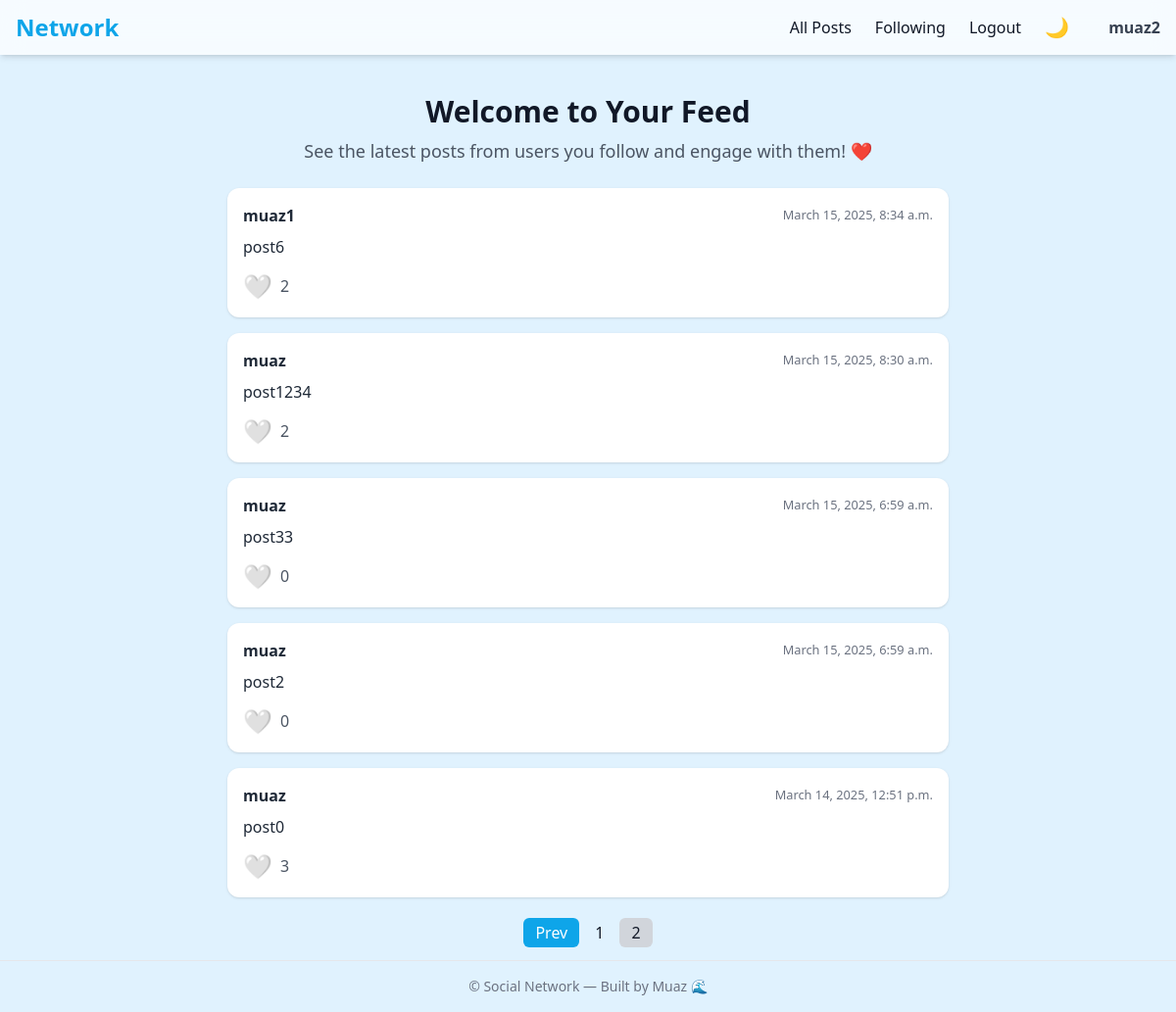
The page /following?page=2 (signed in) on the database its author committed.
### network/models.py (models this page shows)
class User(AbstractUser):
    pass

class Posts(models.Model):
    newpost=models.TextField()
    creator=models.ForeignKey(User, on_delete=models.CASCADE,related_name="Allposts")
    likes = models.IntegerField(default=0)
    liked_by=models.ManyToManyField(User,related_name="likedpost",blank=True)
    timestamp= models.DateTimeField(auto_now_add=True)

### network/views.py (the view)
# urls.py: path('following', views.following, name='following'),
def following(request):
    user = request.user
    allfollowings = user.followers.all()
    followed = [follow.following for follow in allfollowings]
    items= Posts.objects.filter(creator__in=followed).order_by('-timestamp')
    paginator=Paginator(items,10)
    page=request.GET.get('page', 1)
    query=paginator.get_page(page)
    return render(request, "network/following.html", {"query": query})

### network/templates/network/following.html (shortened to what this page needs)
{% extends "network/layout.html" %}
{% block body %}
<div class="max-w-3xl mx-auto mt-6">
    <div class="mb-6 text-center">
        <h1 class="text-3xl font-bold mb-2">Welcome to Your Feed</h1>
        <p class="text-gray-600 dark:text-gray-400 text-lg">See the latest posts from users you follow and engage with them! ❤️</p>
    </div>
    {% if query %}
        <div class="flex flex-col gap-4">
            {% for i in query %}
            <div class="bg-white dark:bg-[#1E293B] p-4 rounded-xl shadow hover:shadow-lg transition">
                <div class="flex justify-between items-center mb-2">
                    <a href="{% url 'profile' i.creator.id %}" class="font-semibold text-gray-800 dark:text-gray-100">{{ i.creator.username }}</a>
                    <small class="text-gray-500 dark:text-gray-400">{{ i.timestamp }}</small>
                </div>
                <p class="text-gray-800 dark:text-gray-200">{{ i.newpost }}</p>
                <div class="mt-3 flex items-center gap-2">
                    <button
                        class="like-button text-2xl focus:outline-none transition-colors duration-200"
                        data-post-id="{{ i.id }}"
                        {% if user in i.liked_by.all %}
                            style="color:red;"
                        {% else %}
                            style="color:white;"
                        {% endif %}
                    >
                        {% if user in i.liked_by.all %}
                            ❤️
                        {% else %}
                            🤍
                        {% endif %}
                    </button>
                    <span class="text-gray-600 dark:text-gray-400" id="likes-count-{{ i.id }}">{{ i.likes }}</span>
                </div>
            </div>
            {% endfor %}
        </div>
    {% else %}
        <p class="text-center text-gray-600 dark:text-gray-400 mt-6 text-lg">
            Your feed is currently empty. Start following users to see their posts here!
        </p>
    {% endif %}
    <div class="mt-6 flex justify-center">
        <nav>
            <ul class="flex gap-1">
                {% if query.has_previous %}
                <li><a href="?page={{ query.previous_page_number }}" class="px-3 py-1 rounded-md bg-[#0EA5E9] text-white hover:bg-[#0284C7]">Prev</a></li>
                {% endif %}
                {% for page_num in query.paginator.page_range %}
                    {% if query.number == page_num %}
                    <li><span class="px-3 py-1 rounded-md bg-gray-300 dark:bg-gray-600">{{ page_num }}</span></li>
                    {% else %}
                    <li><a href="?page={{ page_num }}" class="px-3 py-1 rounded-md hover:bg-gray-200 dark:hover:bg-gray-700">{{ page_num }}</a></li>
                    {% endif %}
                {% endfor %}
            </ul>
        </nav>
    </div>
</div>
{% endblock %}

### network/templates/network/layout.html (shortened to what this page needs)
{% load static %}
<!DOCTYPE html>
<html lang="en" class="scroll-smooth">
  <head>
    <script src="https://cdn.tailwindcss.com"></script>
  </head>
  <body
    class="bg-[#E0F2FE] dark:bg-[#0F172A] min-h-screen flex flex-col text-gray-900 dark:text-gray-100 transition-colors duration-300"
  >
    <nav
      class="bg-white/70 dark:bg-[#1E293B] backdrop-blur-md shadow-md sticky top-0 z-50 transition-colors duration-300"
    >
      <div
        class="max-w-7xl mx-auto px-4 py-3 flex justify-between items-center"
      >
        <a href="{% url 'index' %}" class="text-2xl font-bold text-[#0EA5E9]">Network</a>
        <ul class="hidden md:flex gap-6 items-center font-medium">
          <li><a href="{% url 'index' %}" class="hover:text-[#0EA5E9]">All Posts</a></li>
          {% if user.is_authenticated %}
            <li><a href="{% url 'following' %}" class="hover:text-[#0EA5E9]">Following</a></li>
            <li><a href="{% url 'logout' %}" class="hover:text-[#0EA5E9]">Logout</a></li>
          {% else %}
            <li><a href="{% url 'login' %}" class="hover:text-[#0EA5E9]">Login</a></li>
            <li><a href="{% url 'register' %}" class="hover:text-[#0EA5E9]">Register</a></li>
          {% endif %}
          <li>
            <button
              id="dark-toggle"
              class="text-xl focus:outline-none"
              aria-label="Toggle Dark Mode"
            >🌙</button>
          </li>
          {% if user.is_authenticated %}
          <li class="ml-4 text-gray-700 dark:text-gray-200 font-semibold">
            <a href="{% url 'profile' user.id %}">{{ user.username }}</a>
          </li>
          {% endif %}
        </ul>
      </div>
    </nav>
    <main class="flex-1 max-w-3xl mx-auto w-full p-4">
      {% block body %}{% endblock %}
    </main>
    <footer class="text-center text-sm text-gray-500 py-4 border-t dark:border-gray-700">
      © {{ now.year }} Social Network — Built by Muaz 🌊
    </footer>
  </body>
</html>

### rows shown on the page
User: username "muaz2"
Posts: creator.username "muaz1", timestamp "March 15, 2025, 8:34 a.m.", newpost "post6", likes "2"
Posts: creator.username "muaz", timestamp "March 15, 2025, 8:30 a.m.", newpost "post1234", likes "2"
Posts: creator.username "muaz", timestamp "March 15, 2025, 6:59 a.m.", newpost "post33", likes "0"
Posts: creator.username "muaz", timestamp "March 15, 2025, 6:59 a.m.", newpost "post2", likes "0"
Posts: creator.username "muaz", timestamp "March 14, 2025, 12:51 p.m.", newpost "post0", likes "3"

### other values the page prints
{{ page_num }} "1"
{{ page_num }} "2"
